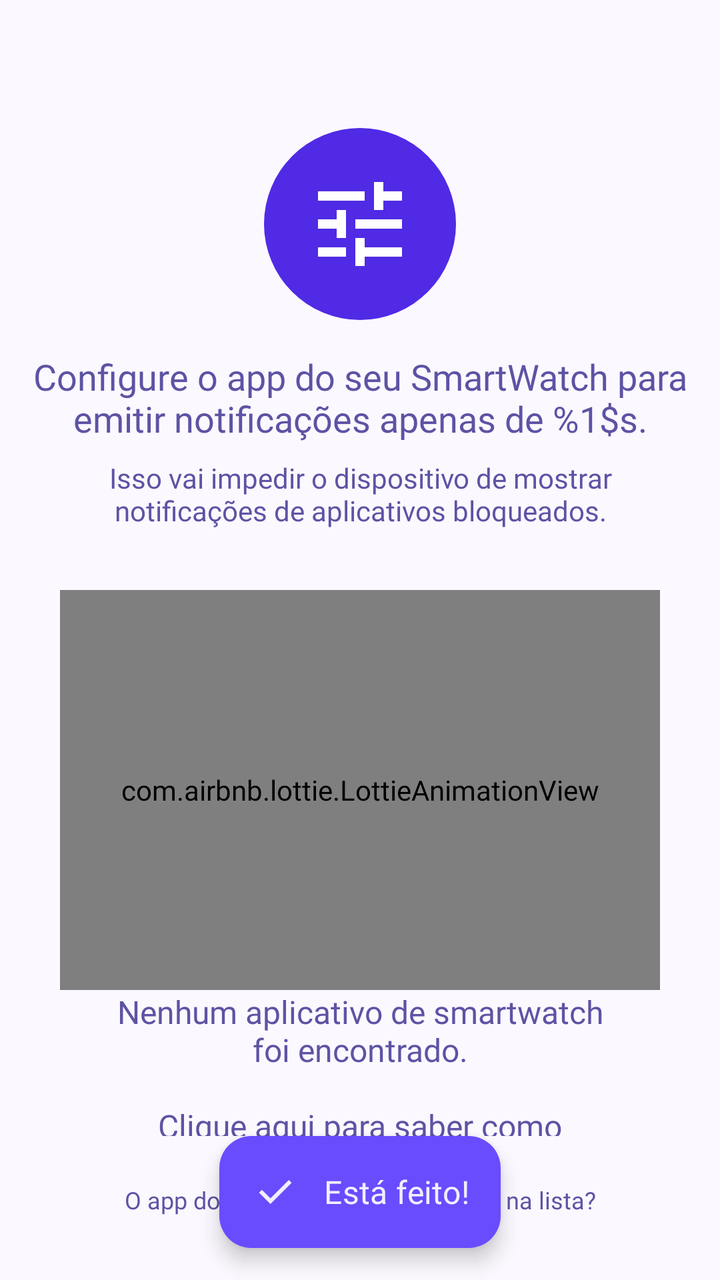
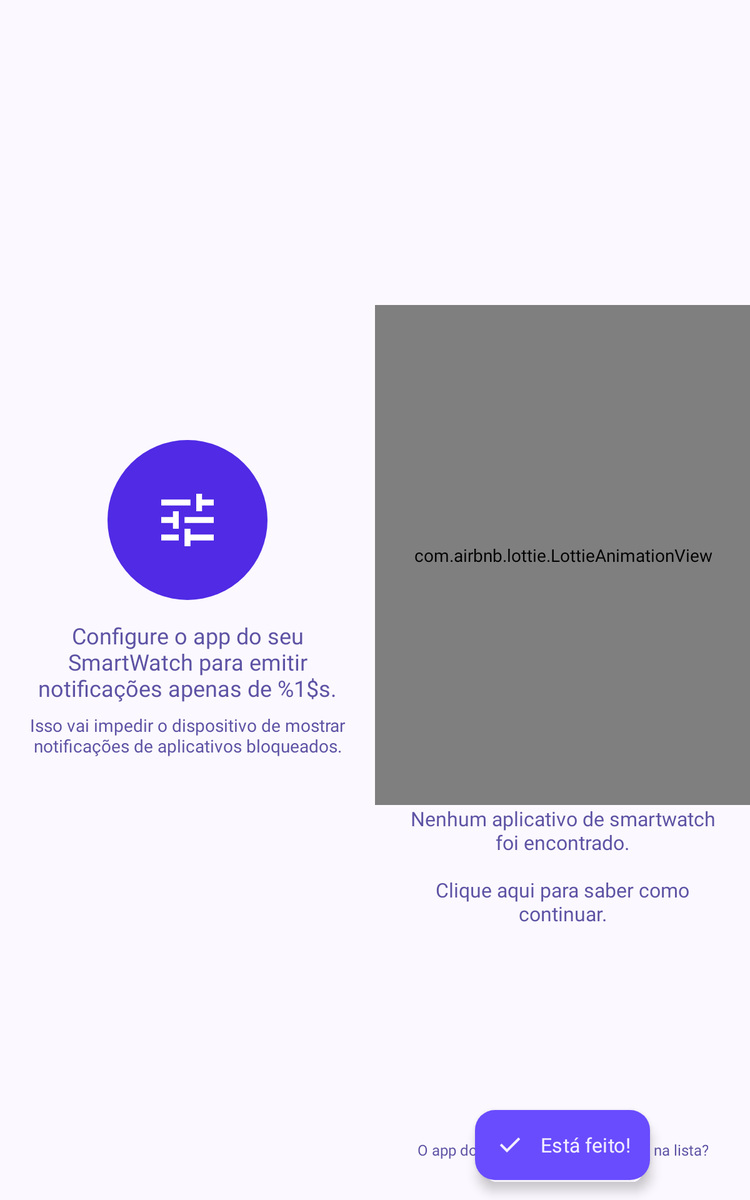

Two renders of one Android screen. The first uses the default layout on a phone; the second uses the alternative layout the repository ships for a different screen configuration, on a matching device. The two XML files are below.
<!-- AndroidManifest.xml: application theme AppTheme -->
<!-- res/layout/fragment_echo_step_one.xml -->
<?xml version="1.0" encoding="utf-8"?>
<androidx.constraintlayout.widget.ConstraintLayout xmlns:android="http://schemas.android.com/apk/res/android"
    xmlns:app="http://schemas.android.com/apk/res-auto"
    xmlns:tools="http://schemas.android.com/tools"
    android:id="@+id/window_parent"
    android:layout_width="match_parent"
    android:layout_height="match_parent"
    android:animateLayoutChanges="true"
    tools:background="?AppColorBackground">

    <androidx.constraintlayout.widget.Guideline
        android:id="@+id/guide"
        android:layout_width="match_parent"
        android:layout_height="0dp"
        android:orientation="horizontal"
        app:layout_constraintGuide_percent="0.25" />


    <androidx.appcompat.widget.AppCompatImageView
        android:id="@+id/iv"
        android:layout_width="96dp"
        android:layout_height="96dp"
        android:background="@drawable/back_circle"
        android:backgroundTint="?colorPrimary"
        android:padding="20dp"
        android:tint="@android:color/white"
        app:layout_constraintBottom_toTopOf="@id/guide"
        app:layout_constraintEnd_toEndOf="parent"
        app:layout_constraintStart_toStartOf="parent"
        app:srcCompat="@drawable/vec_change_not_settings" />

    <TextView
        android:id="@+id/tv_introduction"
        android:layout_width="wrap_content"
        android:layout_height="wrap_content"
        android:layout_marginTop="16dp"
        android:elevation="2dp"
        android:fontFamily="@font/urbanist_extrabold"
        android:maxWidth="500dp"
        android:paddingStart="16dp"
        android:paddingEnd="16dp"
        android:textAlignment="center"
        android:textColor="?colorSecondary"
        android:textSize="18sp"
        app:layout_constraintEnd_toEndOf="parent"
        app:layout_constraintStart_toStartOf="parent"
        app:layout_constraintTop_toBottomOf="@id/iv"
        tools:text="Configure o app do seu SmartWatch para emitir notificações apenas de %1$s." />

    <TextView
        android:id="@+id/tv_introduction_2"
        android:layout_width="wrap_content"
        android:layout_height="wrap_content"
        android:layout_marginTop="8dp"
        android:elevation="2dp"
        android:fontFamily="@font/urbanist_semibold"
        android:maxWidth="500dp"
        android:paddingStart="16dp"
        android:paddingEnd="16dp"
        android:text="@string/Isso_vai_impedir_o_dispositivo_de_mostrar_notifica_es_de_apps_bloqueados"
        android:textAlignment="center"
        android:textColor="?colorSecondary"
        android:textSize="14sp"
        app:layout_constraintEnd_toEndOf="parent"
        app:layout_constraintStart_toStartOf="parent"
        app:layout_constraintTop_toBottomOf="@id/tv_introduction" />

    <androidx.core.widget.NestedScrollView
        android:id="@+id/nested"
        android:layout_width="match_parent"
        android:layout_height="0dp"
        android:foregroundGravity="center"
        android:orientation="vertical"
        android:scrollbarSize="0dp"
        app:layout_constraintBottom_toTopOf="@id/fab"
        app:layout_constraintTop_toBottomOf="@id/tv_introduction_2">

        <LinearLayout
            android:id="@+id/ll_container_apps"
            android:layout_width="match_parent"
            android:layout_height="match_parent"
            android:layout_gravity="center"
            android:orientation="vertical"
            android:paddingTop="16dp"
            android:paddingBottom="16dp" />
    </androidx.core.widget.NestedScrollView>

    <TextView
        android:id="@+id/tv_app_not_in_list"
        android:layout_width="wrap_content"
        android:layout_height="wrap_content"
        android:layout_marginBottom="16dp"
        android:elevation="2dp"
        android:fontFamily="@font/urbanist_semibold"
        android:maxWidth="500dp"
        android:paddingStart="16dp"
        android:paddingEnd="16dp"
        android:text="@string/O_app_do_seu_smartwatch_n_o_est_na_lista"
        android:textAlignment="center"
        android:textColor="?colorSecondary"
        android:textSize="12sp"
        app:layout_constraintBottom_toBottomOf="@id/fab"
        app:layout_constraintEnd_toEndOf="parent"
        app:layout_constraintStart_toStartOf="parent" />

    <androidx.constraintlayout.widget.ConstraintLayout
        android:id="@+id/empty_view"
        android:layout_width="0dp"
        android:layout_height="0dp"
        android:elevation="1dp"
        android:visibility="gone"
        app:layout_constraintBottom_toBottomOf="@id/nested"
        app:layout_constraintEnd_toEndOf="parent"
        app:layout_constraintStart_toStartOf="parent"
        app:layout_constraintTop_toTopOf="@id/nested"
        tools:visibility="visible">

        <androidx.constraintlayout.widget.Guideline
            android:id="@+id/guide2"
            android:layout_width="match_parent"
            android:layout_height="wrap_content"
            android:orientation="horizontal"
            app:layout_constraintGuide_percent="0.1" />

        <com.airbnb.lottie.LottieAnimationView
            android:id="@+id/lottie_view"
            android:layout_width="@dimen/empty_view_width"
            android:layout_height="@dimen/empty_view_height"
            android:scaleType="centerCrop"
            app:layout_constraintEnd_toEndOf="parent"
            app:layout_constraintStart_toStartOf="parent"
            app:layout_constraintTop_toBottomOf="@id/guide2"
            app:lottie_autoPlay="true"
            app:lottie_fileName="empty_list.json"
            app:lottie_repeatCount="-1"
            app:lottie_repeatMode="reverse" />


        <TextView
            android:id="@+id/tv_hint"
            android:layout_width="wrap_content"
            android:layout_height="wrap_content"
            android:elevation="10dp"
            android:fontFamily="@font/urbanist_extrabold"
            android:maxWidth="250dp"
            android:text="@string/Nenhum_aplicativo_de_smartwatch_foi_encontrado_n_nclique_aqui_para_continuar"
            android:textAlignment="center"
            android:textColor="?colorSecondary"
            android:textSize="16sp"
            app:layout_constraintEnd_toEndOf="parent"
            app:layout_constraintStart_toStartOf="parent"
            app:layout_constraintTop_toBottomOf="@id/lottie_view" />


    </androidx.constraintlayout.widget.ConstraintLayout>


    <com.google.android.material.floatingactionbutton.ExtendedFloatingActionButton
        android:id="@+id/fab"
        android:layout_width="wrap_content"
        android:layout_height="wrap_content"
        android:layout_marginBottom="16dp"
        android:drawablePadding="16dp"
        android:elevation="2dp"
        android:paddingStart="16dp"
        android:paddingEnd="16dp"
        android:text="@string/Esta_feito"
        android:textSize="16sp"
        android:visibility="invisible"
        app:icon="@drawable/vec_check"
        app:layout_constraintBottom_toBottomOf="parent"
        app:layout_constraintEnd_toEndOf="parent"
        app:layout_constraintStart_toStartOf="parent"
        tools:visibility="visible" />

</androidx.constraintlayout.widget.ConstraintLayout>
<!-- resources referenced by this layout -->
<resources>
  <dimen name="empty_view_height">200dp</dimen>
  <dimen name="empty_view_width">300dp</dimen>
  <!-- drawable back_circle (drawable) -->
  <?xml version="1.0" encoding="utf-8"?>
  <layer-list xmlns:android="http://schemas.android.com/apk/res/android">
      
      <item>
          <shape android:shape="oval">
              <solid android:color="@android:color/white"/>
          </shape>
      </item>
  
  </layer-list>
  <!-- drawable vec_check (drawable) -->
  <vector xmlns:android="http://schemas.android.com/apk/res/android"
      android:width="24dp"
      android:height="24dp"
      android:viewportWidth="960"
      android:viewportHeight="960">
    <path
        android:pathData="M382,720 L154,492l57,-57 171,171 367,-367 57,57 -424,424Z"
        android:fillColor="#FFFFFF"/>
  </vector>
  <string name="Esta_feito">Está feito!</string>
  <string name="Isso_vai_impedir_o_dispositivo_de_mostrar_notifica_es_de_apps_bloqueados">Isso vai impedir o dispositivo de mostrar notificações de aplicativos bloqueados.</string>
  <string name="Nenhum_aplicativo_de_smartwatch_foi_encontrado_n_nclique_aqui_para_continuar">Nenhum aplicativo de smartwatch foi encontrado.\n\nClique aqui para saber como continuar.</string>
  <string name="O_app_do_seu_smartwatch_n_o_est_na_lista">O app do seu smartwatch não está na lista?</string>
  <color name="md_theme_primary">#502AE5</color>
  <color name="md_theme_onPrimary">#FFFFFF</color>
  <color name="md_theme_primaryContainer">#694CFE</color>
  <color name="md_theme_onPrimaryContainer">#F3EEFF</color>
  <color name="md_theme_secondary">#5D53A4</color>
  <color name="md_theme_onSecondary">#FFFFFF</color>
  <color name="md_theme_secondaryContainer">#B1A6FE</color>
  <color name="md_theme_onSecondaryContainer">#423787</color>
  <color name="md_theme_tertiary">#9A0098</color>
  <color name="md_theme_onTertiary">#FFFFFF</color>
  <color name="md_theme_tertiaryContainer">#B82EB3</color>
  <color name="md_theme_onTertiaryContainer">#FFECF7</color>
  <color name="md_theme_error">#BA1A1A</color>
  <color name="md_theme_onError">#FFFFFF</color>
  <color name="md_theme_errorContainer">#FFDAD6</color>
  <color name="md_theme_onErrorContainer">#93000A</color>
  <color name="md_theme_background">#FCF8FF</color>
  <color name="container_background">#1A502AE5</color>
  <color name="md_theme_onBackground">#1C1A24</color>
  <color name="md_theme_surface">#FCF8FF</color>
  <color name="md_theme_onSurface">#1C1A24</color>
  <color name="md_theme_surfaceVariant">#E5E0F5</color>
  <color name="md_theme_onSurfaceVariant">#474556</color>
  <color name="md_theme_outline">#787588</color>
  <color name="md_theme_outlineVariant">#C9C4D9</color>
  <color name="md_theme_inverseSurface">#312F3A</color>
  <color name="md_theme_inverseOnSurface">#F4EEFD</color>
  <color name="md_theme_inversePrimary">#C8BFFF</color>
  <color name="md_theme_primaryFixed">#E5DEFF</color>
  <color name="md_theme_onPrimaryFixed">#180064</color>
  <color name="md_theme_primaryFixedDim">#C8BFFF</color>
  <color name="md_theme_onPrimaryFixedVariant">#4108D8</color>
  <color name="md_theme_secondaryFixed">#E5DEFF</color>
  <color name="md_theme_onSecondaryFixed">#19055E</color>
  <color name="md_theme_secondaryFixedDim">#C8BFFF</color>
  <color name="md_theme_onSecondaryFixedVariant">#453B8B</color>
  <color name="md_theme_tertiaryFixed">#FFD7F5</color>
  <color name="md_theme_onTertiaryFixed">#380037</color>
  <color name="md_theme_tertiaryFixedDim">#FFABF2</color>
  <color name="md_theme_onTertiaryFixedVariant">#810080</color>
  <color name="md_theme_surfaceDim">#DDD8E6</color>
  <color name="md_theme_surfaceBright">#FCF8FF</color>
  <color name="md_theme_surfaceContainerLowest">#FFFFFF</color>
  <color name="md_theme_surfaceContainerLow">#F6F1FF</color>
  <color name="md_theme_surfaceContainer">#F1ECFA</color>
  <color name="md_theme_surfaceContainerHigh">#EBE6F4</color>
  <color name="md_theme_surfaceContainerHighest">#E5E0EF</color>
  <color name="app_icon_bg_color_start">#502AE5</color>
  <!-- some entries are left out for length -->
</resources>
<!-- res/layout-sw600dp/fragment_echo_step_one.xml (the repository's variant of the layout above) -->
<!-- drawn on a 7-inch tablet held upright -->
<?xml version="1.0" encoding="utf-8"?>
<androidx.constraintlayout.widget.ConstraintLayout xmlns:android="http://schemas.android.com/apk/res/android"
    xmlns:app="http://schemas.android.com/apk/res-auto"
    xmlns:tools="http://schemas.android.com/tools"
    android:id="@+id/window_parent"
    android:layout_width="match_parent"
    android:layout_height="match_parent"
    android:animateLayoutChanges="true"
    tools:background="?AppColorBackground">

    <androidx.constraintlayout.widget.Guideline
        android:id="@+id/guide"
        android:layout_width="match_parent"
        android:layout_height="0dp"
        android:orientation="horizontal"
        app:layout_constraintGuide_percent="0.5" />

    <androidx.constraintlayout.widget.Guideline
        android:id="@+id/guide_vert"
        android:layout_width="match_parent"
        android:layout_height="0dp"
        android:orientation="vertical"
        app:layout_constraintGuide_percent="0.5" />


    <androidx.appcompat.widget.AppCompatImageView
        android:id="@+id/iv"
        android:layout_width="128dp"
        android:layout_height="128dp"
        android:padding="36dp"
        android:background="@drawable/back_circle"
        android:backgroundTint="?colorPrimary"
        android:tint="@android:color/white"
        app:layout_constraintBottom_toTopOf="@id/guide"
        app:layout_constraintEnd_toEndOf="@id/guide_vert"
        app:layout_constraintStart_toStartOf="parent"
        app:srcCompat="@drawable/vec_change_not_settings" />

    <TextView
        android:id="@+id/tv_introduction"
        android:layout_width="0dp"
        android:layout_height="wrap_content"
        android:layout_marginTop="16dp"
        android:elevation="2dp"
        android:fontFamily="@font/urbanist_extrabold"
        app:layout_constraintWidth_max="500dp"
        android:paddingStart="16dp"
        android:paddingEnd="16dp"
        android:textAlignment="center"
        android:textColor="?colorSecondary"
        android:textSize="18sp"
        app:layout_constraintEnd_toEndOf="@id/guide_vert"
        app:layout_constraintStart_toStartOf="parent"
        app:layout_constraintTop_toBottomOf="@id/iv"
        tools:text="Configure o app do seu SmartWatch para emitir notificações apenas de %1$s." />

    <TextView
        android:id="@+id/tv_introduction_2"
        android:layout_width="0dp"
        android:layout_height="wrap_content"
        android:layout_marginTop="8dp"
        android:elevation="2dp"
        android:fontFamily="@font/urbanist_semibold"
        app:layout_constraintWidth_max="500dp"
        android:paddingStart="16dp"
        android:paddingEnd="16dp"
        android:text="@string/Isso_vai_impedir_o_dispositivo_de_mostrar_notifica_es_de_apps_bloqueados"
        android:textAlignment="center"
        android:textColor="?colorSecondary"
        android:textSize="14sp"
        app:layout_constraintEnd_toEndOf="@id/guide_vert"
        app:layout_constraintStart_toStartOf="parent"
        app:layout_constraintTop_toBottomOf="@id/tv_introduction" />

    <androidx.core.widget.NestedScrollView
        android:id="@+id/nested"
        android:layout_width="0dp"
        android:layout_height="0dp"
        android:layout_margin="16dp"
        android:foregroundGravity="center"
        android:orientation="vertical"
        android:scrollbarSize="0dp"
        app:layout_constraintBottom_toTopOf="@id/fab"
        app:layout_constraintEnd_toEndOf="parent"
        app:layout_constraintStart_toStartOf="@id/guide_vert"
        app:layout_constraintTop_toTopOf="parent">

        <LinearLayout
            android:id="@+id/ll_container_apps"
            android:layout_width="match_parent"
            android:layout_height="wrap_content"
            android:layout_gravity="center"
            android:orientation="vertical" />
    </androidx.core.widget.NestedScrollView>

    <TextView
        android:id="@+id/tv_app_not_in_list"
        android:layout_width="wrap_content"
        android:layout_height="wrap_content"
        android:layout_marginBottom="16dp"
        android:elevation="2dp"
        android:fontFamily="@font/urbanist_semibold"
        android:maxWidth="500dp"
        android:paddingStart="16dp"
        android:paddingEnd="16dp"
        android:text="@string/O_app_do_seu_smartwatch_n_o_est_na_lista"
        android:textAlignment="center"
        android:textColor="?colorSecondary"
        android:textSize="12sp"
        app:layout_constraintBottom_toBottomOf="@id/fab"
        app:layout_constraintEnd_toEndOf="parent"
        app:layout_constraintStart_toStartOf="@id/guide_vert" />

    <androidx.constraintlayout.widget.ConstraintLayout
        android:id="@+id/empty_view"
        android:layout_width="0dp"
        android:layout_height="0dp"
        android:elevation="1dp"
        android:visibility="gone"
        app:layout_constraintBottom_toBottomOf="@id/nested"
        app:layout_constraintEnd_toEndOf="parent"
        app:layout_constraintStart_toStartOf="@id/guide_vert"
        app:layout_constraintTop_toTopOf="@id/nested"
        tools:visibility="visible">


        <com.airbnb.lottie.LottieAnimationView
            android:id="@+id/lottie_view"
            android:layout_width="@dimen/empty_view_width"
            android:layout_height="@dimen/empty_view_height"
            android:scaleType="centerCrop"
            app:layout_constraintBottom_toBottomOf="parent"
            app:layout_constraintEnd_toEndOf="parent"
            app:layout_constraintStart_toStartOf="parent"
            app:layout_constraintTop_toTopOf="parent"

            app:lottie_autoPlay="true"
            app:lottie_fileName="empty_list.json"
            app:lottie_repeatCount="-1"
            app:lottie_repeatMode="reverse" />


        <TextView
            android:id="@+id/tv_hint"
            android:layout_width="wrap_content"
            android:layout_height="wrap_content"
            android:elevation="10dp"
            android:fontFamily="@font/urbanist_extrabold"
            android:maxWidth="250dp"
            android:text="@string/Nenhum_aplicativo_de_smartwatch_foi_encontrado_n_nclique_aqui_para_continuar"
            android:textAlignment="center"
            android:textColor="?colorSecondary"
            android:textSize="16sp"
            app:layout_constraintEnd_toEndOf="parent"
            app:layout_constraintStart_toStartOf="parent"
            app:layout_constraintTop_toBottomOf="@id/lottie_view" />


    </androidx.constraintlayout.widget.ConstraintLayout>


    <com.google.android.material.floatingactionbutton.ExtendedFloatingActionButton
        android:id="@+id/fab"
        android:layout_width="wrap_content"
        android:layout_height="wrap_content"
        android:layout_marginBottom="16dp"
        android:drawablePadding="16dp"
        android:elevation="2dp"
        android:paddingStart="16dp"
        android:paddingEnd="16dp"
        android:text="@string/Esta_feito"
        android:textSize="16sp"
        android:visibility="invisible"
        app:icon="@drawable/vec_check"
        app:layout_constraintBottom_toBottomOf="parent"
        app:layout_constraintEnd_toEndOf="parent"
        app:layout_constraintStart_toStartOf="@id/guide_vert"
        tools:visibility="visible" />

</androidx.constraintlayout.widget.ConstraintLayout>
<!-- resources referenced by the variant -->
<!-- as a 7-inch tablet held upright resolves them -->
<resources>
  <!-- from res/values-sw600dp/ -->
  <dimen name="empty_view_height">400dp</dimen>
  <!-- from res/values-sw600dp/ -->
  <dimen name="empty_view_width">500dp</dimen>
  <!-- drawable back_circle (drawable) -->
  <?xml version="1.0" encoding="utf-8"?>
  <layer-list xmlns:android="http://schemas.android.com/apk/res/android">
      
      <item>
          <shape android:shape="oval">
              <solid android:color="@android:color/white"/>
          </shape>
      </item>
  
  </layer-list>
  <string name="Esta_feito">Está feito!</string>
  <string name="Isso_vai_impedir_o_dispositivo_de_mostrar_notifica_es_de_apps_bloqueados">Isso vai impedir o dispositivo de mostrar notificações de aplicativos bloqueados.</string>
  <string name="Nenhum_aplicativo_de_smartwatch_foi_encontrado_n_nclique_aqui_para_continuar">Nenhum aplicativo de smartwatch foi encontrado.\n\nClique aqui para saber como continuar.</string>
  <string name="O_app_do_seu_smartwatch_n_o_est_na_lista">O app do seu smartwatch não está na lista?</string>
  <color name="md_theme_primary">#502AE5</color>
  <color name="md_theme_onPrimary">#FFFFFF</color>
  <color name="md_theme_primaryContainer">#694CFE</color>
  <color name="md_theme_onPrimaryContainer">#F3EEFF</color>
  <color name="md_theme_secondary">#5D53A4</color>
  <color name="md_theme_onSecondary">#FFFFFF</color>
  <color name="md_theme_secondaryContainer">#B1A6FE</color>
  <color name="md_theme_onSecondaryContainer">#423787</color>
  <color name="md_theme_tertiary">#9A0098</color>
  <color name="md_theme_onTertiary">#FFFFFF</color>
  <color name="md_theme_tertiaryContainer">#B82EB3</color>
  <color name="md_theme_onTertiaryContainer">#FFECF7</color>
  <color name="md_theme_error">#BA1A1A</color>
  <color name="md_theme_onError">#FFFFFF</color>
  <color name="md_theme_errorContainer">#FFDAD6</color>
  <color name="md_theme_onErrorContainer">#93000A</color>
  <color name="md_theme_background">#FCF8FF</color>
  <color name="container_background">#1A502AE5</color>
  <color name="md_theme_onBackground">#1C1A24</color>
  <color name="md_theme_surface">#FCF8FF</color>
  <color name="md_theme_onSurface">#1C1A24</color>
  <color name="md_theme_surfaceVariant">#E5E0F5</color>
  <color name="md_theme_onSurfaceVariant">#474556</color>
  <color name="md_theme_outline">#787588</color>
  <color name="md_theme_outlineVariant">#C9C4D9</color>
  <color name="md_theme_inverseSurface">#312F3A</color>
  <color name="md_theme_inverseOnSurface">#F4EEFD</color>
  <color name="md_theme_inversePrimary">#C8BFFF</color>
  <color name="md_theme_primaryFixed">#E5DEFF</color>
  <color name="md_theme_onPrimaryFixed">#180064</color>
  <color name="md_theme_primaryFixedDim">#C8BFFF</color>
  <color name="md_theme_onPrimaryFixedVariant">#4108D8</color>
  <color name="md_theme_secondaryFixed">#E5DEFF</color>
  <color name="md_theme_onSecondaryFixed">#19055E</color>
  <color name="md_theme_secondaryFixedDim">#C8BFFF</color>
  <color name="md_theme_onSecondaryFixedVariant">#453B8B</color>
  <color name="md_theme_tertiaryFixed">#FFD7F5</color>
  <color name="md_theme_onTertiaryFixed">#380037</color>
  <color name="md_theme_tertiaryFixedDim">#FFABF2</color>
  <color name="md_theme_onTertiaryFixedVariant">#810080</color>
  <color name="md_theme_surfaceDim">#DDD8E6</color>
  <color name="md_theme_surfaceBright">#FCF8FF</color>
  <color name="md_theme_surfaceContainerLowest">#FFFFFF</color>
  <color name="md_theme_surfaceContainerLow">#F6F1FF</color>
  <color name="md_theme_surfaceContainer">#F1ECFA</color>
  <color name="md_theme_surfaceContainerHigh">#EBE6F4</color>
  <color name="md_theme_surfaceContainerHighest">#E5E0EF</color>
  <color name="app_icon_bg_color_start">#502AE5</color>
  <!-- some entries are left out for length -->
</resources>
